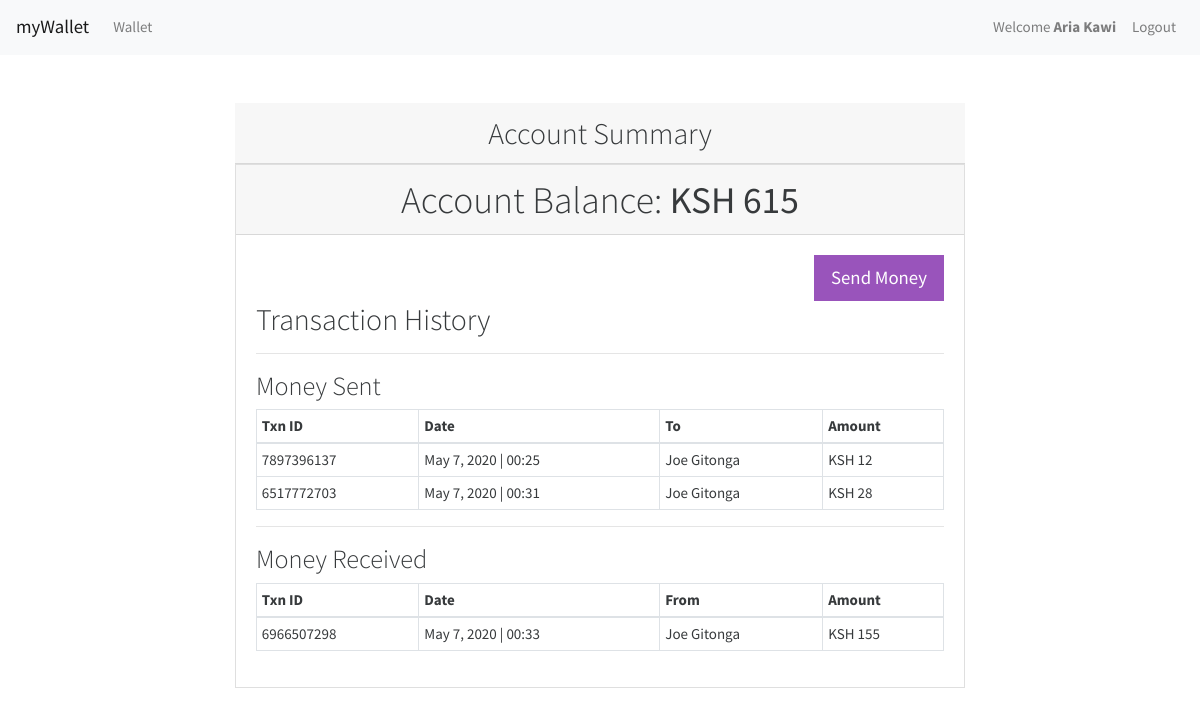
/ (signed in), run on the app's committed database.
### wallet/models.py (models this page shows, shortened)
class User(db.Model, UserMixin):
	__tablename__ = 'users'
	id = db.Column(db.Integer, primary_key=True)
	name = db.Column(db.String(100), nullable=False)
	email = db.Column(db.String(100), unique=True, nullable=False)
	phone = db.Column(db.String(20), unique=True)
	balance = db.Column(db.Integer, nullable=False, default=500)
	password = db.Column(db.String(60), nullable=False)
	txns_out = db.relationship('Transaction', backref='sender', lazy=True, foreign_keys='Transaction.sender_id')
	txns_in = db.relationship('Transaction', backref='receiver', lazy=True, foreign_keys='Transaction.receiver_id')

class Transaction(db.Model):
	__tablename__ = 'transactions'
	id = db.Column(db.Integer, primary_key=True)
	txn_id = db.Column(db.String(25), nullable=False)
	sender_id = db.Column(db.Integer, db.ForeignKey('users.id', ondelete='cascade'), nullable=False)
	receiver_id = db.Column(db.Integer, db.ForeignKey('users.id', ondelete='cascade'), nullable=False)
	amount = db.Column(db.Integer, nullable=False)
	timestamp = db.Column(db.DateTime, nullable=False, default=datetime.utcnow)

### wallet/routes.py (the view)
@app.route("/")
def index():
	return render_template('index.html', title='Welcome')

### wallet/models.py (called while the page is built)
@login_manager.user_loader
def load_user(user_id):
	return User.query.get(int(user_id))

### wallet/templates/index.html (shortened to what this page needs)
{% extends 'layouts/master.html' %}
{% block body %}
	<div class="row my-5">
		<div class="col-md-8 mx-auto">
			{% if current_user.is_authenticated %}
			<p class="h2 card-header text-center">Account Summary</p>
			<div class="card">
				<p class="h1 card-header text-center">Account Balance: <strong>KSH {{ current_user.balance }}</strong></p>
				<div class="card-body">
					<div class="text-right">
						<a href="{{ url_for('send_money') }}" class=" btn btn-info btn-lg">Send Money</a>
					</div>
					<p class="h2">Transaction History</p> <hr>
					<p class="h3">Money Sent</p>
					<table class="table table-bordered table-sm">
						<thead>
							<tr>
								<th>Txn ID</th>
								<th>Date</th>
								<th>To</th>
								<th>Amount</th>
							</tr>
						</thead>
						<tbody>
							{% for txn in current_user.txns_out %}
								<tr>
									<td>{{ txn.txn_id }}</td>
									<td>{{ txn.timestamp.strftime('%B %-d, %Y | %H:%M') }}</td>
									<td>{{ txn.receiver.name }}</td>
									<td>KSH {{ txn.amount }}</td>
								</tr>
							{% endfor %}
						</tbody>
					</table>
					<hr>
					<p class="h3">Money Received</p>
					<table class="table table-bordered table-sm">
						<thead>
							<tr>
								<th>Txn ID</th>
								<th>Date</th>
								<th>From</th>
								<th>Amount</th>
							</tr>
						</thead>
						<tbody>
							{% for txn in current_user.txns_in %}
								<tr>
									<td>{{ txn.txn_id }}</td>
									<td>{{ txn.timestamp.strftime('%B %-d, %Y | %H:%M') }}</td>
									<td>{{ txn.sender.name }}</td>
									<td>KSH {{ txn.amount }}</td>
								</tr>
							{% endfor %}
						</tbody>
					</table>
				</div>
			</div>
			{% endif %}
		</div>
	</div>
{% endblock body %}

### wallet/templates/layouts/master.html (shortened to what this page needs)
<!DOCTYPE html>
<html>
<head>
    <link rel="stylesheet" type="text/css" href="https://bootswatch.com/4/cosmo/bootstrap.min.css">
    <link rel="stylesheet" type="text/css" href="{{ url_for('static', filename='main.css') }}">
</head>
<body>
	<nav class="navbar navbar-expand-md navbar-light bg-light">
		<a class="navbar-brand" href="{{ url_for('index') }}">myWallet</a>
		<div class="collapse navbar-collapse" id="navbarTogglerMenu">
			<ul class="navbar-nav mr-auto mt-2 mt-lg-0">
				<li class="nav-item">
					<a class="nav-link" href="{{ url_for('wallet') }}">Wallet</a>
				</li>
			</ul>
			<ul class="navbar-nav ml-auto mt-2 mt-lg-0">
				{% if current_user.is_authenticated %}
					<li class="nav-item">
						<span class="nav-link">Welcome <strong>{{ current_user.name }}</strong></span>
					</li>
					<li class="nav-item">
						<a class="nav-link" href="{{ url_for('logout') }}">Logout</a>
					</li>
				{% endif %}
			</ul>
		</div>
	</nav>
	<div class="container">
		{% block body %}{% endblock body %}
</body>
</html>

### wallet/static/main.css (style rules this page uses)
* { margin: 0; padding: 0; box-sizing: border-box; }

### data on the page
User: name "Aria Kawi", balance "615"
Transaction: txn_id "7897396137", timestamp "May 7, 2020 | 00:25", receiver.name "Joe Gitonga", amount "12"
Transaction: txn_id "6517772703", timestamp "May 7, 2020 | 00:31", receiver.name "Joe Gitonga", amount "28"
Transaction: txn_id "6966507298", timestamp "May 7, 2020 | 00:33", sender.name "Joe Gitonga", amount "155"
